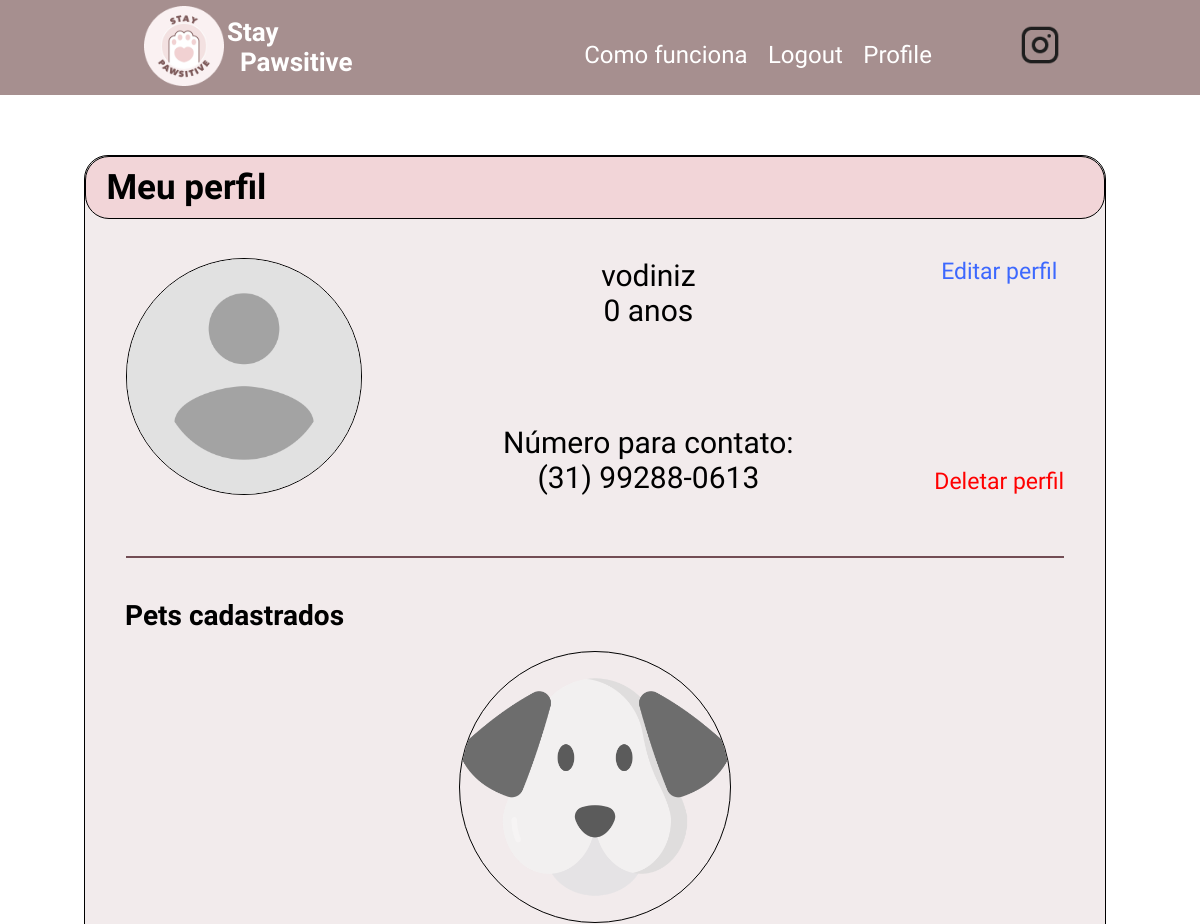
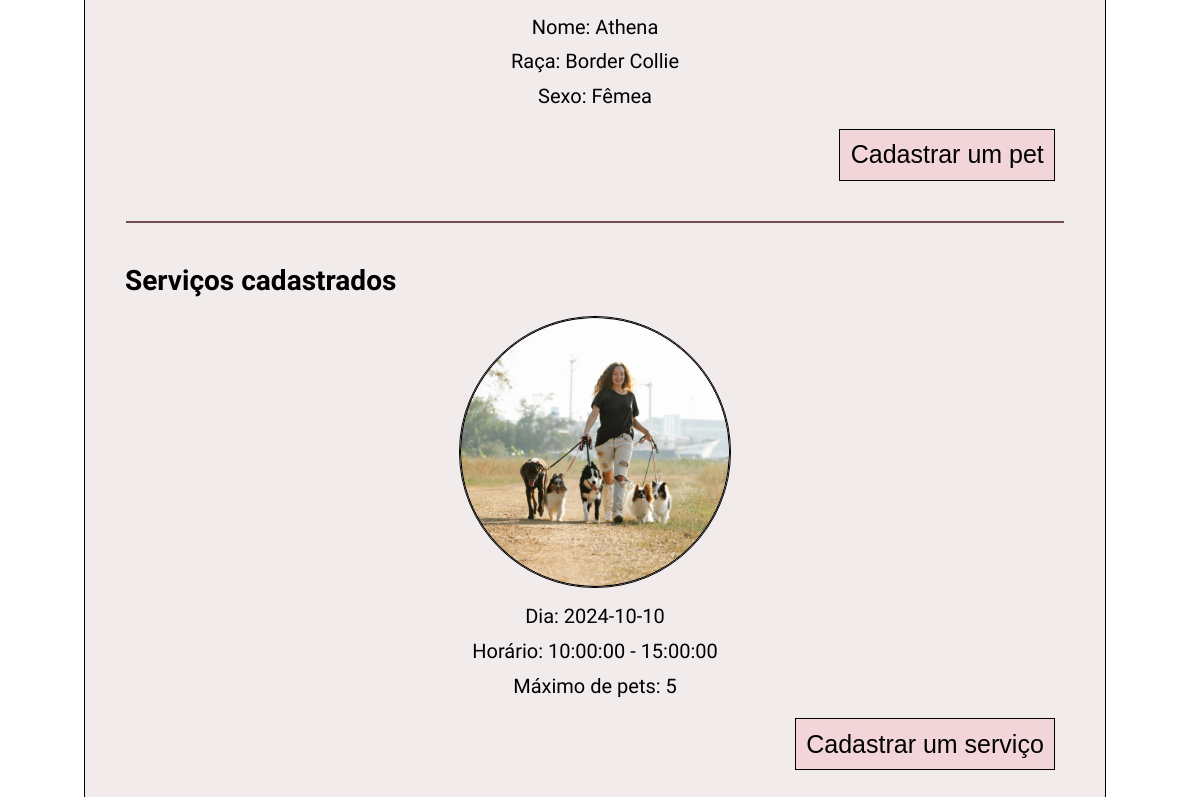
/user/vodiniz (signed in), run on an earlier commit of the app's database (2 pictures, top to bottom).
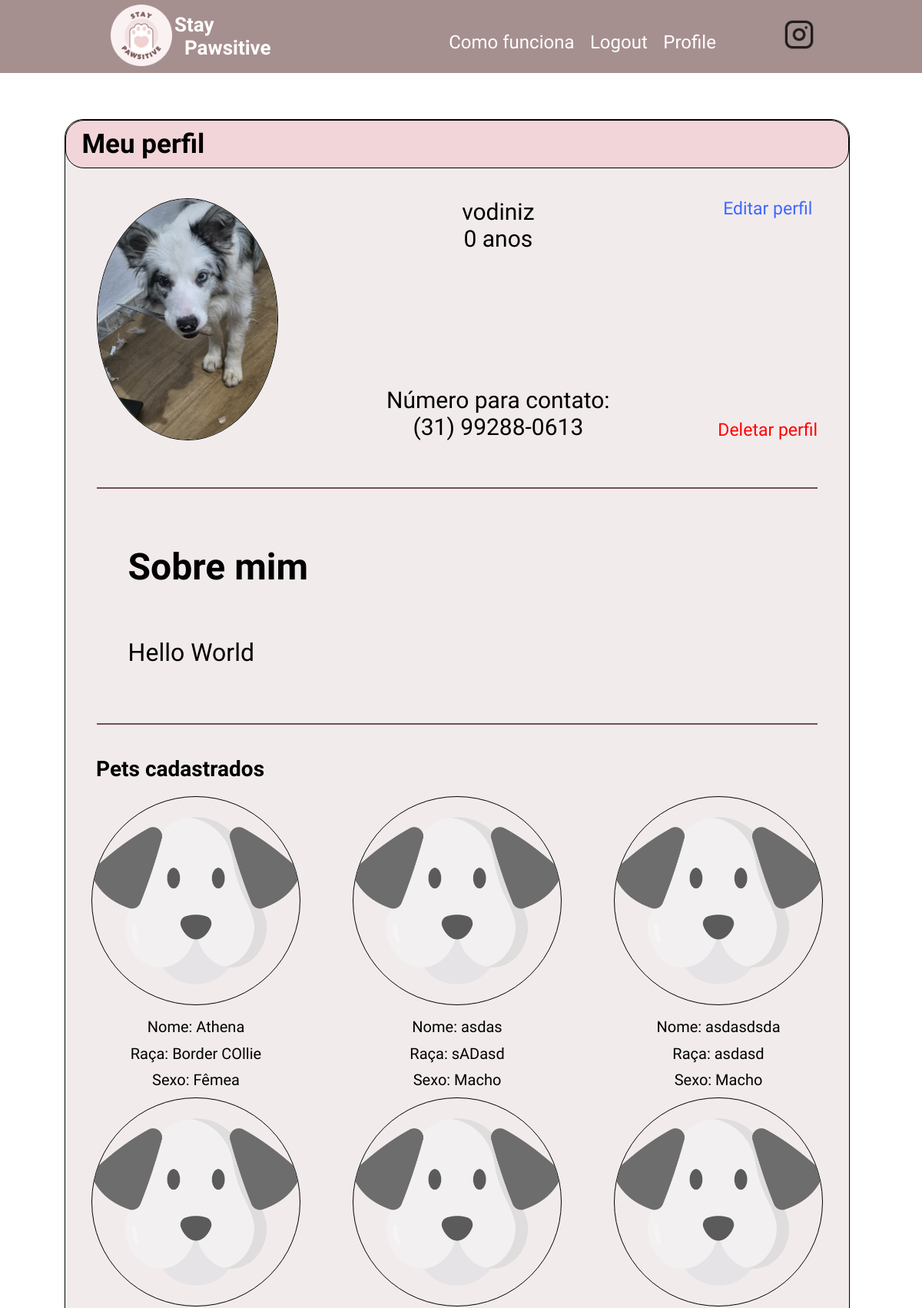
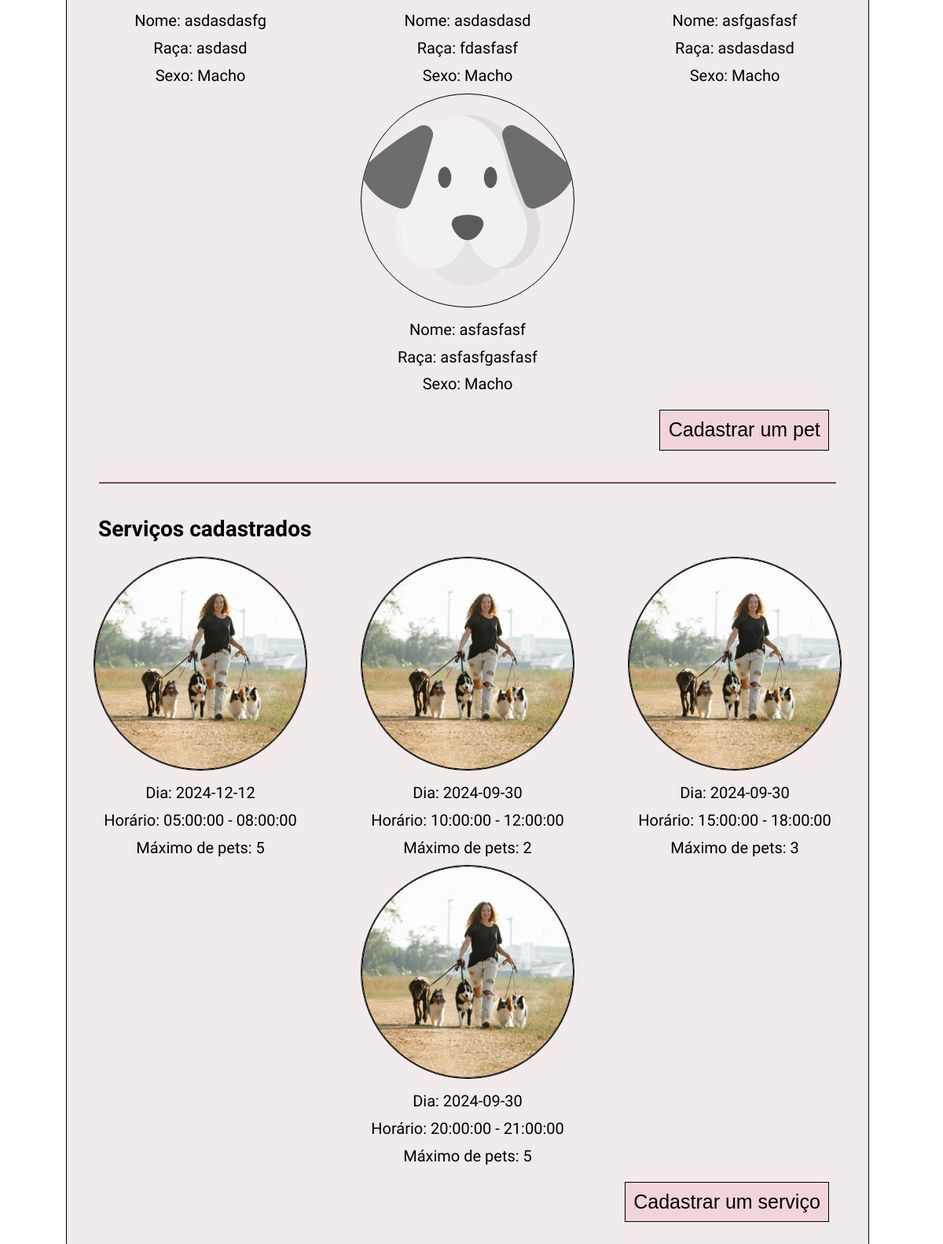
And on a later commit of the database (2 pictures, top to bottom).
### app/models.py (models this page shows, shortened)
class User(UserMixin, db.Model):
    id: so.Mapped[int] = so.mapped_column(primary_key=True)
    username: so.Mapped[str] = so.mapped_column(sa.String(64), index=True,
                                                unique=True)
    email: so.Mapped[str] = so.mapped_column(sa.String(120), index=True,
                                             unique=True)
    password_hash: so.Mapped[Optional[str]] = so.mapped_column(sa.String(256))
    name: so.Mapped[str] = so.mapped_column(sa.String(64), index=True, unique=False)
    phone: so.Mapped[str] = so.mapped_column(sa.String(15), index=True, unique=False)
    birthdate: so.Mapped[datetime] = so.mapped_column(
        index=True, default=lambda: datetime.now(timezone.utc))
    address: so.Mapped[str] = so.mapped_column(sa.String(64), index=True, unique=False)
    cpf: so.Mapped[str] = so.mapped_column(sa.String(11), index=True, unique=False)
    avatar: so.Mapped[str] = so.mapped_column(sa.String(100), index=True, unique=False)
    about_me: so.Mapped[Optional[str]] = so.mapped_column(sa.String(140))

class Pet(db.Model):
    name: so.Mapped[str] = so.mapped_column(sa.String(64), index=True, primary_key=True)
    username: so.Mapped[str] = so.mapped_column(sa.ForeignKey(User.username), index=True, primary_key=True)
    pet_type: so.Mapped[str] = so.mapped_column(sa.String(50))
    photo: so.Mapped[str] = so.mapped_column(sa.String(100))
    breed: so.Mapped[str] = so.mapped_column(sa.String(40))
    sex: so.Mapped[str] = so.mapped_column(sa.String(10))
    friendly: so.Mapped[bool] = so.mapped_column(Boolean)

class PossibleWalk(db.Model):
    id: so.Mapped[int] = so.mapped_column(primary_key = True, autoincrement=True)
    max_pets: so.Mapped[int] = so.mapped_column()
    date: so.Mapped[datetime.date] = so.mapped_column(Date)
    start_hour: so.Mapped[time] = so.mapped_column(Time)
    end_hour: so.Mapped[time] = so.mapped_column(Time)
    username: so.Mapped[str] = so.mapped_column(sa.ForeignKey(User.username), index=True)

### app/routes.py (the view)
@app.route('/user/<username>')
@login_required
def user(username):
    user = db.session.scalar(sa.select(User).where(User.username == username))
    if user is None:
        return render_template('404.html'), 404
    age = calculate_age(user.birthdate)
    formatted_phone = format_phone_number(user.phone)
    pets = db.session.query(Pet).join(User).filter(User.username == current_user.username).all()
    possible_walks = db.session.query(PossibleWalk).join(User).filter(User.username == current_user.username).all()
    return render_template('user.html', user=user, age=age, phone=formatted_phone, pets=pets, possible_walks= possible_walks)

### app/models.py (called while the page is built)
@login.user_loader
def load_user(id):
    return db.session.get(User, int(id))

### app/routes.py (called while the page is built)
def calculate_age(birthdate):
    today = datetime.today()
    age = today.year - birthdate.year - ((today.month, today.day) < (birthdate.month, birthdate.day))
    return age

def format_phone_number(phone):
    digits = ''.join(filter(str.isdigit, phone))
    if len(digits) == 11:
        return f"({digits[:2]}) {digits[2:7]}-{digits[7:]}"
    return phone

### app/templates/user.html (shortened to what this page needs)
{% extends "base.html" %}
{% block head %}
   {{ super() }}
   <link rel="stylesheet" href="{{url_for('static', filename='styles/user.css')}}">
{% endblock head %}
{% block content %}
   <div class="container">
       <div class="title">
           Meu perfil
       </div>
       <div class="infos">
           <div class="profile-data">
               <img src="{{url_for('static', filename='{}'.format(user.avatar))}}">
               <div>
                   <div>
                       {{ user.username }}
                       <br>
                       {{ age }} anos
                   </div>
                   <div>
                       Número para contato:
                       <br>
                       {{ phone }}
                   </div>
               </div>
               {% if user == current_user %}
                   <div>
                       <a href="{{ url_for('edit_profile') }}" class="edit-profile">Editar perfil</a>
                       <a href="#" class="delete-profile">Deletar perfil</a>
                   </div>
               {% endif %}
           </div>
       </div>
       {% if user.about_me %}
           <div class="line"></div>
           <div class="about-me">
               <h1>Sobre mim</h1>
               <p>{{ user.about_me }}</p>
           </div>
       {% endif %}
       <div class="line"></div>
       <h1 style="font-weight: bold; font-size: 28px; margin-left: 40px;">Pets cadastrados</h1>
       <div class="pets">
           <div class="list">
               {% for pet in pets %}
               <div>
                   <img src="{{url_for('static', filename=pet.photo)}}">
                   <p>Nome: {{pet.name}} </p>
                   <p>Raça: {{pet.breed}} </p>
                   {% if pet.sex == "female" %}
                   <p>Sexo: Fêmea </p>
                   {% else %}
                   <p>Sexo: Macho </p>
                   {% endif %}
               </div>
               {% endfor%}
           </div>
           <button onclick="redirect_new_pet()">Cadastrar um pet</button>
       </div>
       <div class="line"></div>
       <h1 style="font-weight: bold; font-size: 28px; margin-left: 40px;">Serviços cadastrados</h1>
       <div class="pets">
           <div class="list">
               {% for walk in possible_walks %}
               <div>
                   <img src="{{url_for('static', filename='images/passeio.png')}}">
                   <p>Dia: {{walk.date}} </p>
                   <p>Horário: {{walk.start_hour}} - {{walk.end_hour}} </p>
                   <p>Máximo de pets: {{walk.max_pets}} </p>
               </div>
               {% endfor%}
           </div>
           <button onclick="redirect_new_walk()">Cadastrar um serviço</button>
       </div>
   </div>
{% endblock %}

### app/templates/base.html (shortened to what this page needs)
<!doctype html>
<html>
    <head>
        {% block head %}
        <link rel="stylesheet" href="{{ url_for('static', filename='styles/base.css') }}">
        {% endblock head %}
    </head>
    <body>
        <div class="header">
            <div class="brand">
                <a href="{{ url_for('index') }}">
                <img src="{{ url_for('static', filename='images/Logo.png') }}" alt="logo" style="height: 80px;">
                </a>
                <a href="{{ url_for('index') }}" style="text-decoration: none;">
                <h1>Stay<br>&nbsp;&nbsp;Pawsitive</h1>
                </a>
            </div>
            <div class="right">
                <div>
                    <a href="{{ url_for('index') }}">Como funciona</a>
                    {% if current_user.is_anonymous %}
                    <a href="{{ url_for('login') }}">Login</a>
                    {% else %}
                    <a href="{{ url_for('logout') }}">Logout</a>
                    <a href="{{ url_for('user', username=current_user.username) }}">Profile</a>
                    {% endif %}
                </div>
            <a href="https://www.instagram.com/staypawsitive99/">
                <img src="{{ url_for('static', filename='images/Instagram.png') }}" alt="instagram-logo">
            </a>
            </div>
        </div>
        {% block content %}{% endblock content %}
    </body>
</html>

### app/static/styles/base.css (style rules this page uses)
:root { font-size: 62.5%; }
body { font-family: 'Montserrat Alternates', sans-serif; font-style: normal; margin: 0; padding: 0; }
.header { display: flex; flex-direction: row; justify-content: space-evenly; align-items: center; background-color: #A68F8F; height: 2%; color: #FFFFFF; font-size: 18px; z-index: 5; }
.brand { display: flex; flex-direction: row; align-self: center; justify-content: space-evenly; align-items: center; font-size: 13px; width: 18%; font-family: 'Irish Grover', cursive; }
a { color: #FFFFFF; }
.right { display: flex; flex-direction: row; justify-content: space-evenly; align-items: flex-end; }
.right > div { padding: 0rem 8rem; }
.right > div > a { padding: 0rem .8rem; }
.right > div > a:link, .right > div > a:visited { text-decoration: none; color: white; font-size: 2.4rem; }
.right > a > img { width: 4rem; height: 4rem; }

### app/static/styles/user.css (style rules this page uses)
body { font-family: 'Montserrat Alternates', sans-serif; font-style: normal; margin: 0; padding: 0; min-height: 1000px; }
html { margin: 0; padding: 0; height: 100%; }
.container { width: 85%; background-color: #F2EBEC; margin-left: 7%; margin-top: 5%; border: 1px solid #F2D5D8; border-radius: 24px; padding-bottom: 4%; border: 0.5px solid black; }
.title { background-color: #F2D5D8; padding: 1% 2%; border-radius: 24px; border: 0.5px solid black; font-size: 35px; font-weight: 700; }
.infos { padding: 2% 4%; }
.profile-data { display: flex; justify-content: space-between; font-size: 30px; padding-top: 2%; }
.profile-data > img { border-radius: 50%; border: 1px solid black; max-width: 25%; height: auto; }
.profile-data > div { display: flex; flex-direction: column; justify-content: space-between; text-align: center; }
a:link { text-decoration: none; }
.profile-data > div > a { font-size: 23px; font-weight: 400; }
.edit-profile { color: #3D68FE; }
.delete-profile { color: #FF0000; }
.pets { display: flex; flex-direction: column; }
.about-me, .services { padding: 0% 8%; display: flex; flex-direction: column; }
.pet-info > h1, .about-me > h1, .services > h1 { font-size: 48px; font-weight: 700; }
.pets > button, .services > button { background-color: #F2D5D8; font-size: 25px; font-weight: 400; padding: 1%; border: 1px solid black; align-self: flex-end; margin-right: 5rem; margin-top: 1rem; }
.about-me > p { font-size: 32px; }
.list { display: flex; flex-wrap: wrap; justify-content: space-around; text-align: center; font-size: 20px; }
.list img { width: 27rem; height: 27rem; border-radius: 50%; border: 1px solid black; }
.list p { margin-top: 4%; margin-bottom: 4%; }
.line { border-top: 2px solid #734D54; margin: 4% 4%; }

What changed in the data, as far as the page shows it:
changed User "vodiniz": avatar: picture added in place of a placeholder; about_me (not shown) → "Hello World"
changed Pet "Athena": breed "Border Collie" → "Border COllie"
added Pet: photo (placeholder picture), name "asdas", breed "sADasd", sex "Sexo: Macho"
added Pet: photo (placeholder picture), name "asdasdsda", breed "asdasd", sex "Sexo: Macho"
added Pet: photo (placeholder picture), name "asdasdasfg", breed "asdasd", sex "Sexo: Macho"
added Pet: photo (placeholder picture), name "asdasdasd", breed "fdasfasf", sex "Sexo: Macho"
added Pet: photo (placeholder picture), name "asfgasfasf", breed "asdasdasd", sex "Sexo: Macho"
added Pet: photo (placeholder picture), name "asfasfasf", breed "asfasfgasfasf", sex "Sexo: Macho"
changed PossibleWalk (number 1 of 4 on the later page): date "2024-10-10" → "2024-12-12"; start_hour "10:00:00" → "05:00:00"; end_hour "15:00:00" → "08:00:00"
added PossibleWalk: date "2024-09-30", start_hour "10:00:00", end_hour "12:00:00", max_pets "2"
added PossibleWalk: date "2024-09-30", start_hour "15:00:00", end_hour "18:00:00", max_pets "3"
added PossibleWalk: date "2024-09-30", start_hour "20:00:00", end_hour "21:00:00", max_pets "5"
Also different on the page:
text now shown: "Sobre mim"
